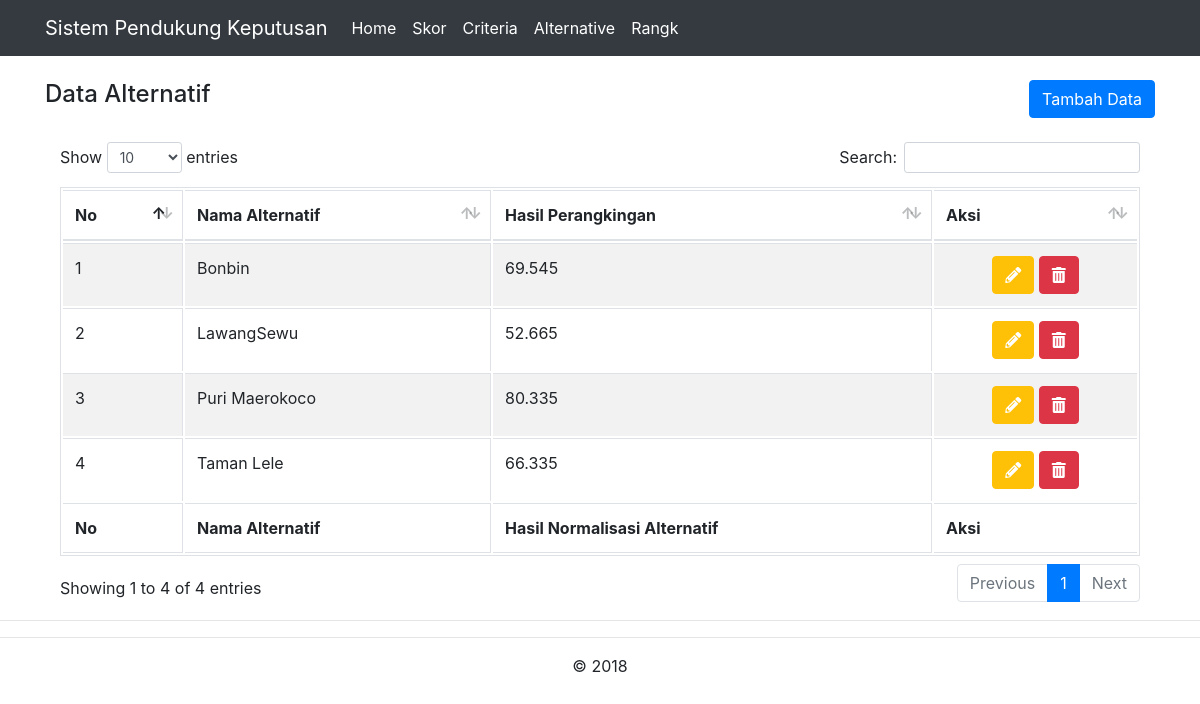
The app's page /alternatif.php, older data.
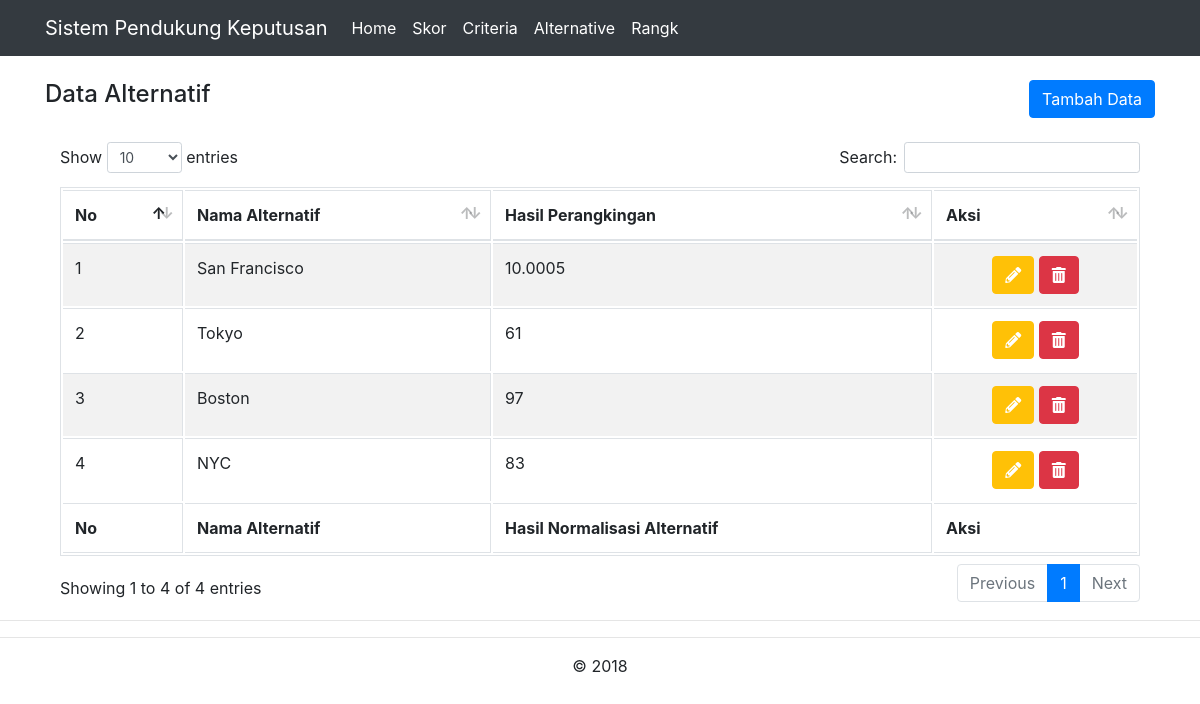
The same page, newer data.
### tables this page shows
CREATE TABLE `alternatif` (
  `id_alternatif` int(11) NOT NULL,
  `nama_alternatif` varchar(35) NOT NULL,
  `hasil_alternatif` double NOT NULL
);

### alternatif.php (the view)
<?php
include "header.php";
include "config.php";
$query = mysqli_query($koneksi, "SELECT * FROM alternatif");
?>
<br>
<div class="container">
	<div class="row">
		<div class="col-md-6 text-left">
			<h4>Data Alternatif</h4>
		</div>
		<div class="col-md-6 text-right">
			<button onclick="location.href='tambah-alternatif.php'" class="btn btn-primary">Tambah Data</button>
		</div>
	</div>
	<br>
	<table id="tabeldata" width="100%" class="table table-striped table-bordered">
		<thead>
			<tr>
				<th>No</th>
				<th>Nama Alternatif</th>
				<th>Hasil Perangkingan</th>
				<th>Aksi</th>
			</tr>
		</thead>
<tbody>
<?php
$no = 1;
while ($row = mysqli_fetch_array($query)) {
    ?>
            <tr>
                <td><?php echo $no++ ?></td>
                <td><?php echo $row['nama_alternatif'] ?></td>
                <td><?php echo $row['hasil_alternatif'] ?></td>
                <td class="text-center">
					<a href="edit-alternatif.php?id=<?php echo $row['id_alternatif'] ?>" class="btn btn-warning text-white"><i class="fas fa-pencil-alt"></i></a>
					<a href="hapus-alternatif.php?id=<?php echo $row['id_alternatif'] ?>" onclick="return confirm('Yakin ingin menghapus data')" class="btn btn-danger"><span class="fas fa-trash-alt"></span></a>
			    </td>
            </tr>
<?php
}
?>
</tbody>
		<tfoot>
			<tr>
				<th>No</th>
				<th>Nama Alternatif</th>
				<th>Hasil Normalisasi Alternatif</th>
				<th>Aksi</th>
			</tr>
		</tfoot>
	</table>
</div>
<?php
include "footer.php";
?>

Row changes from the older to the newer data that the page shows:
changed alternatif: nama_alternatif "Bonbin" → "San Francisco"; hasil_alternatif "69.545" → "10.0005"
changed alternatif: nama_alternatif "LawangSewu" → "Tokyo"; hasil_alternatif "52.665" → "61"
changed alternatif: nama_alternatif "Puri Maerokoco" → "Boston"; hasil_alternatif "80.335" → "97"
changed alternatif: nama_alternatif "Taman Lele" → "NYC"; hasil_alternatif "66.335" → "83"
